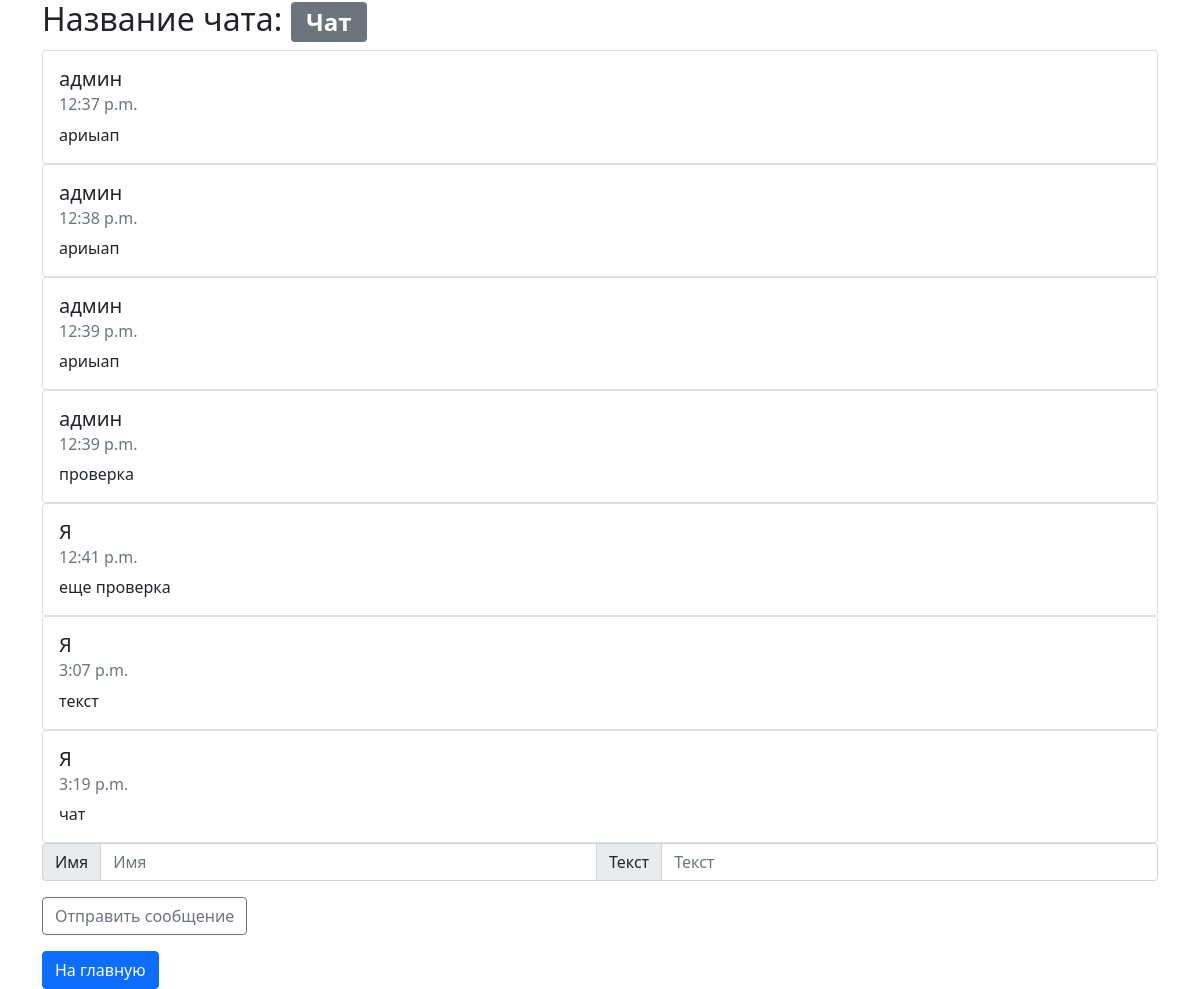
The app's page /chat/1/ with its own data.
### web_app/models.py (models this page shows)
class PublicChat(models.Model):
  title = models.CharField(max_length=100)

class Message(models.Model):
  chat = models.ForeignKey(PublicChat, on_delete=models.CASCADE)
  name = models.CharField(max_length=50)
  text = models.CharField(max_length=500)
  created_date = models.DateTimeField(auto_now_add=True)

### web_app/views.py (the view)
# urls.py: path('chat/<int:pk>/', chat, name='chat'),
def chat(request, pk):
  chat = PublicChat.objects.filter(pk=pk) # Ищем чат в базе
  if not chat.exists(): # Если чата не существует
    return redirect('index') # Редирект на главную
  chat = chat.first()
  messages = Message.objects.filter(chat=chat).order_by('created_date') # Достаем сообщения чата из базы, и фильруем по дате создания
  form = MessageForm()
  if request.method == 'POST': # Если POST запрос
    form = MessageForm(request.POST) # Заполняем форму данными
    if form.is_valid(): # Проверяем их
      msg = form.save(commit=False)
      msg.chat = chat # Приписываем чат сообщению
      msg.save() # И сохраняем
  return render(request, 'chat.html', {'messages': messages, 'form': form, 'chat':chat})

### web_app/forms.py
class MessageForm(ModelForm):
  class Meta:
    model = Message
    exclude = ['chat']

### templates/chat.html (shortened to what this page needs)
<head>
  <link href="https://cdn.jsdelivr.net/npm/bootstrap@5.0.1/dist/css/bootstrap.min.css" rel="stylesheet">
</head>
<body>
  <div class="container">
    <h2>Название чата: <span class="badge bg-secondary">{{chat.title}}</span></h2>
    {% for message in messages %}
    <div class="card">
        <div class="card-body">
          <h5 class="card-title">{{ message.name }}</h5>
          <h6 class="card-subtitle mb-2 text-muted">{{ message.created_date.time }}</h6>
          <p class="card-text">
            {{ message.text }}
          </p>
        </div>
      </div>
    {% endfor %}
    <form method="POST">
      <div class="input-group mb-3">
        <span class="input-group-text">Имя</span>
      <input type="text" class="form-control" placeholder="Имя" aria-label="Username" name="name" required>
      <span class="input-group-text">Текст</span>
      <input type="text" class="form-control" placeholder="Текст" aria-label="Server" name="text" required>
      </div>
      <button class="btn btn-outline-secondary" type="submit">Отправить сообщение</button>
    </form>
    <a href="{% url 'index' %}" class="btn btn-primary">На главную</a>
  </div>
</body>

### records on screen
PublicChat: title "Чат"
Message: name "админ", created_date.time "12:37 p.m.", text "ариыап"
Message: name "админ", created_date.time "12:38 p.m.", text "ариыап"
Message: name "админ", created_date.time "12:39 p.m.", text "ариыап"
Message: name "админ", created_date.time "12:39 p.m.", text "проверка"
Message: name "Я", created_date.time "12:41 p.m.", text "еще проверка"
Message: name "Я", created_date.time "3:07 p.m.", text "текст"
Message: name "Я", created_date.time "3:19 p.m.", text "чат"
